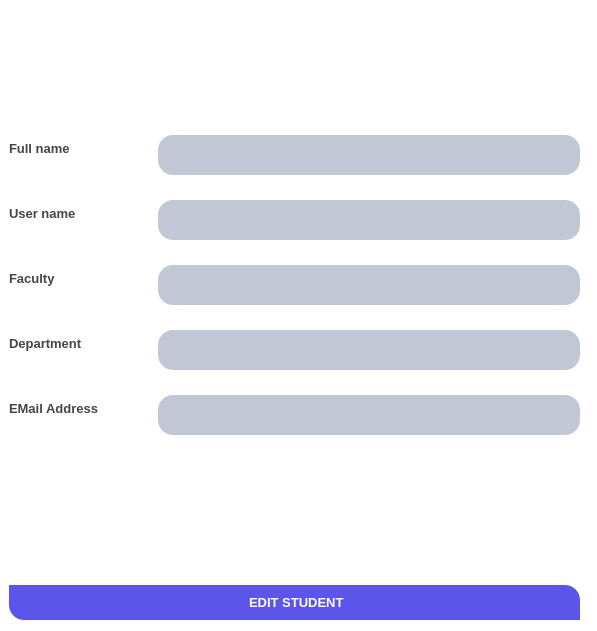
<?xml version="1.0" encoding="UTF-8"?>
<ui version="4.0">
 <class>Form</class>
 <widget class="QWidget" name="Form">
  <property name="geometry">
   <rect>
    <x>0</x>
    <y>0</y>
    <width>597</width>
    <height>631</height>
   </rect>
  </property>
  <property name="windowTitle">
   <string>Form</string>
  </property>
  <property name="styleSheet">
   <string notr="true">/*Copyright (c) DevSec Studio. All rights reserved.

MIT License

Permission is hereby granted, free of charge, to any person obtaining a copy
of this software and associated documentation files (the &quot;Software&quot;), to deal
in the Software without restriction, including without limitation the rights
to use, copy, modify, merge, publish, distribute, sublicense, and/or sell
copies of the Software, and to permit persons to whom the Software is
furnished to do so, subject to the following conditions:

The above copyright notice and this permission notice shall be included in all
copies or substantial portions of the Software.

THE SOFTWARE IS PROVIDED *AS IS*, WITHOUT WARRANTY OF ANY KIND, EXPRESS OR
IMPLIED, INCLUDING BUT NOT LIMITED TO THE WARRANTIES OF MERCHANTABILITY,
FITNESS FOR A PARTICULAR PURPOSE AND NONINFRINGEMENT. IN NO EVENT SHALL THE
AUTHORS OR COPYRIGHT HOLDERS BE LIABLE FOR ANY CLAIM, DAMAGES OR OTHER
LIABILITY, WHETHER IN AN ACTION OF CONTRACT, TORT OR OTHERWISE, ARISING FROM,
OUT OF OR IN CONNECTION WITH THE SOFTWARE OR THE USE OR OTHER DEALINGS IN THE SOFTWARE.
*/

/*-----QWidget-----*/
QWidget
{
	background-color: #fff;
	color: red;

}


/*-----QLabel-----*/
QLabel
{
	background-color: transparent;
	color: #454544;
	font-weight: bold;
	font-size: 13px;

}


/*-----QPushButton-----*/
QPushButton
{
	background-color: #5c55e9;
	color: #fff;
	font-size: 13px;
	font-weight: bold;
	border-top-right-radius: 15px;
	border-top-left-radius: 0px;
	border-bottom-right-radius: 0px;
	border-bottom-left-radius: 15px;
	padding: 10px;

}


QPushButton::disabled
{
	background-color: #5c5c5c;

}


QPushButton::hover
{
	background-color: #5564f2;

}


QPushButton::pressed
{
	background-color: #3d4ef2;

}


/*-----QCheckBox-----*/
QCheckBox
{
	background-color: transparent;
	color: #5c55e9;
	font-size: 10px;
	font-weight: bold;
	border: none;
	border-radius: 5px;

}


/*-----QCheckBox-----*/
QCheckBox::indicator
{
    background-color: #323232;
    border: 1px solid darkgray;
    width: 12px;
    height: 12px;

}


QCheckBox::indicator:checked
{
    image:url(&quot;./ressources/check.png&quot;);
	background-color: #5c55e9;
    border: 1px solid #5c55e9;

}


QCheckBox::indicator:unchecked:hover
{
    border: 1px solid #5c55e9;

}


QCheckBox::disabled
{
	color: #656565;

}


QCheckBox::indicator:disabled
{
	background-color: #656565;
	color: #656565;
    border: 1px solid #656565;

}


/*-----QLineEdit-----*/
QLineEdit
{
	background-color: #c2c7d5;
	color: #2a547f;
	border: none;
	padding: 5px;

}


/*-----QListView-----*/
QListView
{
	background-color: #5c55e9;
	color: #fff;
	font-size: 14px;
	font-weight: bold;
	show-decoration-selected: 0;
	border-radius: 4px;
	padding-left: -15px;
	padding-right: -15px;
	padding-top: 5px;

} 


QListView:disabled 
{
	background-color: #5c5c5c;

}


QListView::item
{
	background-color: #454e5e;
	border: none;
	padding: 10px;
	border-radius: 0px;
	padding-left : 10px;
	height: 32px;

}


QListView::item:selected
{
	color: #000;
	background-color: #fff;

}


QListView::item:!selected
{
	color:white;
	background-color: transparent;
	border: none;
	padding-left : 10px;

}


QListView::item:!selected:hover
{
	color: #fff;
	background-color: #5564f2;
	border: none;
	padding-left : 10px;

}


/*-----QTreeView-----*/
QTreeView 
{
	background-color: #fff;
	show-decoration-selected: 0;
	color: #454544;

}


QTreeView:disabled
{
	background-color: #242526;
	show-decoration-selected: 0;

}


QTreeView::item 
{
	border-top-color: transparent;
	border-bottom-color: transparent;

}


QTreeView::item:hover 
{
	background-color: #bcbdbb;
	color: #000;

}


QTreeView::item:selected 
{
	background-color: #5c55e9;
	color: #fff;

}


QTreeView::item:selected:active
{
	background-color: #5c55e9;
	color: #fff;

}


QTreeView::item:selected:disabled
{
	background-color: #525251;
	color: #656565;

}


QTreeView::branch:has-children:!has-siblings:closed,
QTreeView::branch:closed:has-children:has-siblings 
{
	image: url(://tree-closed.png);

}

QTreeView::branch:open:has-children:!has-siblings,
QTreeView::branch:open:has-children:has-siblings  
{
	image: url(://tree-open.png);

}


/*-----QTableView &amp; QTableWidget-----*/
QTableView
{
    background-color: #fff;
	border: 1px solid gray;
    color: #454544;
    gridline-color: gray;
    outline : 0;

}


QTableView::disabled
{
    background-color: #242526;
    border: 1px solid #32414B;
    color: #656565;
    gridline-color: #656565;
    outline : 0;

}


QTableView::item:hover 
{
    background-color: #bcbdbb;
    color: #000;

}


QTableView::item:selected 
{
	background-color: #5c55e9;
    color: #fff;

}


QTableView::item:selected:disabled
{
    background-color: #1a1b1c;
    border: 2px solid #525251;
    color: #656565;

}


QTableCornerButton::section
{
	background-color: #ced5e3;
	border: none;
    color: #fff;

}


QHeaderView::section
{
	color: #2a547f;
	border: 0px;
	background-color: #ced5e3;
	padding: 5px;

}


QHeaderView::section:disabled
{
    background-color: #525251;
    color: #656565;

}


QHeaderView::section:checked
{
    color: #fff;
    background-color: #5c55e9;

}


QHeaderView::section:checked:disabled
{
    color: #656565;
    background-color: #525251;

}


QHeaderView::section::vertical::first,
QHeaderView::section::vertical::only-one
{
    border-top: 1px solid #353635;

}


QHeaderView::section::vertical
{
    border-top: 1px solid #353635;

}


QHeaderView::section::horizontal::first,
QHeaderView::section::horizontal::only-one
{
    border-left: 1px solid #353635;

}


QHeaderView::section::horizontal
{
    border-left: 1px solid #353635;

}


/*-----QScrollBar-----*/
QScrollBar:horizontal 
{
    background-color: transparent;
    height: 8px;
    margin: 0px;
    padding: 0px;

}


QScrollBar::handle:horizontal 
{
    border: none;
	min-width: 100px;
    background-color: #7e92b7;

}


QScrollBar::add-line:horizontal, 
QScrollBar::sub-line:horizontal,
QScrollBar::add-page:horizontal, 
QScrollBar::sub-page:horizontal 
{
    width: 0px;
    background-color: #d8dce6;

}


QScrollBar:vertical 
{
    background-color: transparent;
    width: 8px;
    margin: 0;

}


QScrollBar::handle:vertical 
{
    border: none;
	min-height: 100px;
    background-color: #7e92b7;

}`


QScrollBar::add-line:vertical, 
QScrollBar::sub-line:vertical,
QScrollBar::add-page:vertical, 
QScrollBar::sub-page:vertical 
{
    height: 0px;
    background-color: #d8dce6;

}
</string>
  </property>
  <widget class="QWidget" name="verticalLayoutWidget">
   <property name="geometry">
    <rect>
     <x>9</x>
     <y>9</y>
     <width>571</width>
     <height>611</height>
    </rect>
   </property>
   <layout class="QVBoxLayout" name="verticalLayout">
    <property name="spacing">
     <number>60</number>
    </property>
    <property name="sizeConstraint">
     <enum>QLayout::SetDefaultConstraint</enum>
    </property>
    <item>
     <layout class="QFormLayout" name="formLayout">
      <property name="verticalSpacing">
       <number>25</number>
      </property>
      <item row="0" column="1">
       <spacer name="verticalSpacer">
        <property name="orientation">
         <enum>Qt::Vertical</enum>
        </property>
        <property name="sizeHint" stdset="0">
         <size>
          <width>20</width>
          <height>40</height>
         </size>
        </property>
       </spacer>
      </item>
      <item row="1" column="0">
       <widget class="QLabel" name="label">
        <property name="text">
         <string>Full name</string>
        </property>
       </widget>
      </item>
      <item row="1" column="1">
       <widget class="QLineEdit" name="txtfullname">
        <property name="minimumSize">
         <size>
          <width>0</width>
          <height>40</height>
         </size>
        </property>
        <property name="styleSheet">
         <string notr="true">border-radius:15px;</string>
        </property>
       </widget>
      </item>
      <item row="2" column="0">
       <widget class="QLabel" name="label_2">
        <property name="text">
         <string>User name</string>
        </property>
       </widget>
      </item>
      <item row="2" column="1">
       <widget class="QLineEdit" name="txtusername">
        <property name="minimumSize">
         <size>
          <width>0</width>
          <height>40</height>
         </size>
        </property>
        <property name="styleSheet">
         <string notr="true">border-radius:15px;</string>
        </property>
        <property name="readOnly">
         <bool>true</bool>
        </property>
       </widget>
      </item>
      <item row="3" column="0">
       <widget class="QLabel" name="label_5">
        <property name="text">
         <string>Faculty</string>
        </property>
       </widget>
      </item>
      <item row="3" column="1">
       <widget class="QLineEdit" name="txtfaculty">
        <property name="minimumSize">
         <size>
          <width>0</width>
          <height>40</height>
         </size>
        </property>
        <property name="styleSheet">
         <string notr="true">border-radius:15px;</string>
        </property>
       </widget>
      </item>
      <item row="5" column="0">
       <widget class="QLabel" name="label_8">
        <property name="text">
         <string>EMail Address</string>
        </property>
       </widget>
      </item>
      <item row="5" column="1">
       <widget class="QLineEdit" name="txtemail">
        <property name="minimumSize">
         <size>
          <width>0</width>
          <height>40</height>
         </size>
        </property>
        <property name="styleSheet">
         <string notr="true">border-radius:15px;</string>
        </property>
        <property name="readOnly">
         <bool>true</bool>
        </property>
       </widget>
      </item>
      <item row="6" column="0" colspan="2">
       <spacer name="verticalSpacer_2">
        <property name="orientation">
         <enum>Qt::Vertical</enum>
        </property>
        <property name="sizeHint" stdset="0">
         <size>
          <width>20</width>
          <height>40</height>
         </size>
        </property>
       </spacer>
      </item>
      <item row="7" column="0" colspan="2">
       <widget class="QPushButton" name="regbtn">
        <property name="text">
         <string> EDIT STUDENT</string>
        </property>
       </widget>
      </item>
      <item row="4" column="1">
       <widget class="QLineEdit" name="txtdepartment">
        <property name="minimumSize">
         <size>
          <width>0</width>
          <height>40</height>
         </size>
        </property>
        <property name="styleSheet">
         <string notr="true">border-radius:15px;</string>
        </property>
       </widget>
      </item>
      <item row="4" column="0">
       <widget class="QLabel" name="label_6">
        <property name="text">
         <string>Department</string>
        </property>
       </widget>
      </item>
     </layout>
    </item>
   </layout>
  </widget>
 </widget>
 <resources/>
 <connections/>
</ui>
